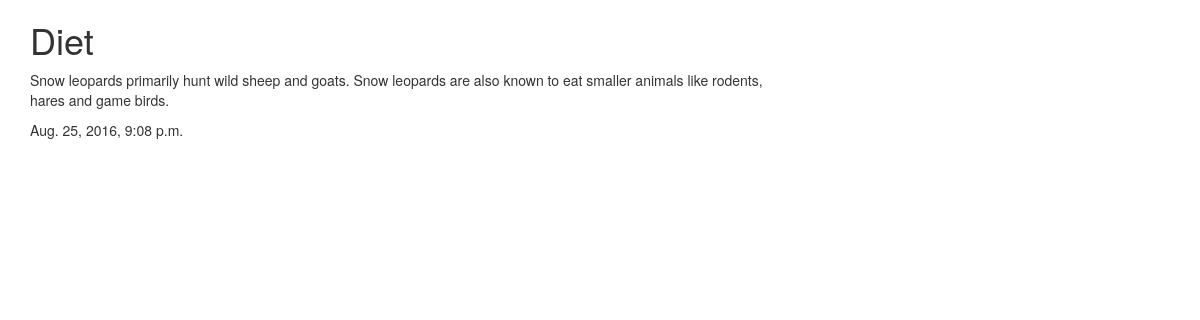
The app's page /topic/3/ with its own data.
### forum/models.py (models this page shows)
class Post(models.Model):
    user = models.ForeignKey('auth.User')
    title = models.CharField(verbose_name='Title', max_length=200)
    body = models.TextField()
    date = models.DateTimeField(default=timezone.now)
    topic = models.ForeignKey(Topic, on_delete=models.CASCADE)
    def __str__(self):
        return self.title

### forum/views.py (the view)
# urls.py: url(r'^topic/(?P<topic_id>[0-9]+)/$', views.PostList.as_view(), name='topic')
class PostList(ListView):
    model = Post
    context_object_name = 'posts'
    template_name = 'forum/topic.html'
    def get_queryset(self):
        topic_id = int(self.kwargs['topic_id'])
        return Post.objects.filter(topic_id=topic_id)

### forum/templates/forum/topic.html
{% extends 'forum/base.html' %}
{% block content %}
    {% for  post in  posts %}
        <div>
            <h1>{{ post }}</h1>
            <p>{{ post.body }}</p>
            <p>{{ post.date }}</p>
        </div>
    {% endfor %}
{% endblock %}

### records on screen
Post: title "Diet", body "Snow leopards primarily hunt wild sheep and goats. Snow leopards are also known to eat smaller animals like rodents, hares and game birds.", date "Aug. 25, 2016, 9:08 p.m."
